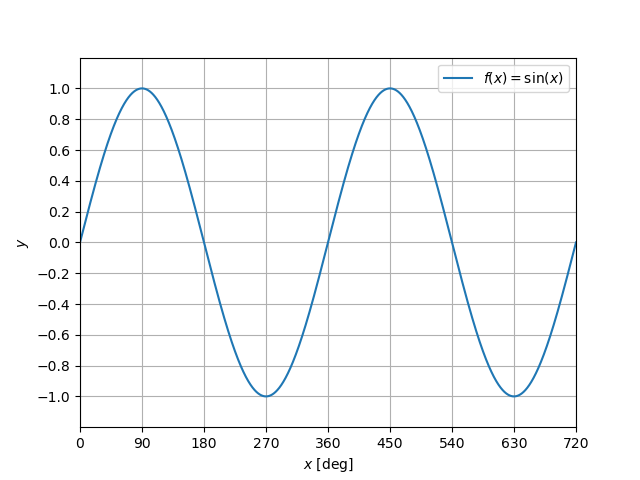

Write the Python code that produced this figure.
#!/usr/pkg/bin/python3.9

#
# Time-stamp: <2023/03/02 12:47:06 (CST) daisuke>
#

# importing numpy module
import numpy

# importing matplotlib module
import matplotlib.backends.backend_agg
import matplotlib.figure

# data to be plotted
data_x = numpy.linspace (0.0, 720.0, 7201)
data_y = numpy.sin ( numpy.deg2rad (data_x) )

# output file name
file_output = 'advobs202302_s03_01_02.png'

# making a fig object
fig = matplotlib.figure.Figure ()

# making a canvas object
canvas = matplotlib.backends.backend_agg.FigureCanvasAgg (fig)

# making an axes object
ax = fig.add_subplot (111)

# making a plot using object-oriented interface
ax.plot (data_x, data_y, label='$f(x) = \sin (x)$')

# setting ranges of x-axis and y-axis
ax.set_xlim (0.0, +720.0)
ax.set_ylim (-1.2, +1.2)

# setting labels for x-axis and y-axis
ax.set_xlabel ('$x$ [deg]')
ax.set_ylabel ('$y$')

# setting ticks
ax.set_xticks (numpy.linspace (0.0, 720.0, 9))
ax.set_yticks (numpy.linspace (-1.0, +1.0, 11))

# showing grid
ax.grid ()

# adding legend to the plot
ax.legend ()

# saving a plot as a file
fig.savefig (file_output)
